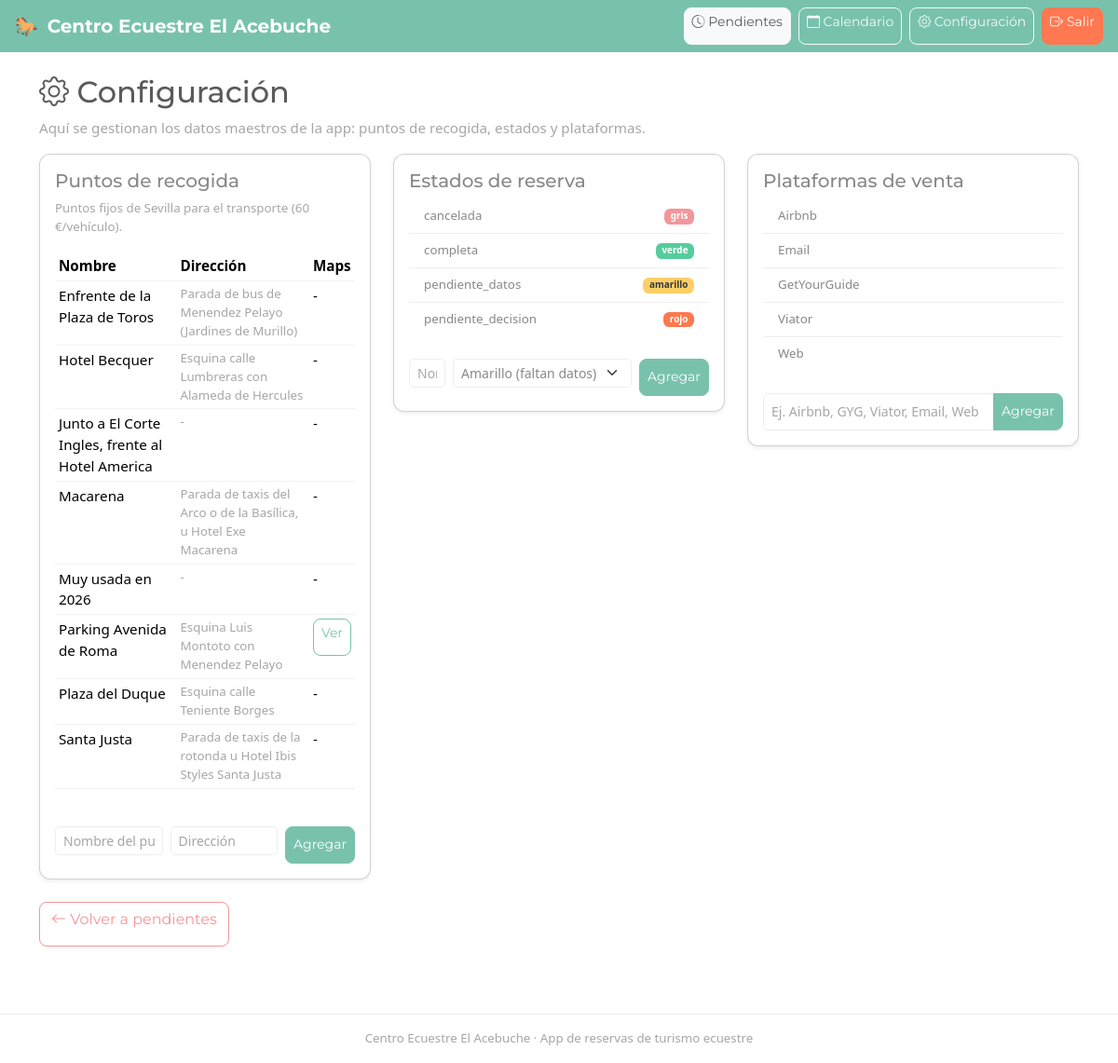
The app's page /configuracion/ (signed in) with its own data.
### reservas/models.py (models this page shows, shortened)
class PuntoRecogida(models.Model):
    nombre = models.CharField("nombre", max_length=100)
    direccion = models.CharField("dirección", max_length=200, blank=True)
    latitud = models.DecimalField("latitud", max_digits=9, decimal_places=6, null=True, blank=True)
    longitud = models.DecimalField("longitud", max_digits=9, decimal_places=6, null=True, blank=True)
    enlace_maps = models.URLField("enlace Google Maps", blank=True)
    activo = models.BooleanField("activo", default=True)
    class Meta:
        verbose_name = "punto de recogida"
        verbose_name_plural = "puntos de recogida"
        ordering = ["nombre"]

class EstadoReserva(models.Model):
    nombre = models.CharField("estado", max_length=30, unique=True)  # pendiente_datos, pendiente_decision, completa, cancelada
    color = models.CharField("color del evento", max_length=20, default="amarillo")  # amarillo, rojo, verde, gris
    class Meta:
        verbose_name = "estado de reserva"
        verbose_name_plural = "estados de reserva"
        ordering = ["nombre"]

class Plataforma(models.Model):
    nombre = models.CharField("plataforma", max_length=30, unique=True)  # Airbnb, GYG, Viator, Email, Web
    class Meta:
        verbose_name = "plataforma"
        verbose_name_plural = "plataformas"
        ordering = ["nombre"]

### reservas/views.py (the view)
    def _wrapped(request, *args, **kwargs):
        if not request.user.is_authenticated:
            return redirect("login")
        perfil = getattr(request.user, "perfil", None)
        if not perfil or not perfil.es_administra:
            return HttpResponseForbidden("No tienes permiso para esta acción.")
        return view_func(request, *args, **kwargs)

### core/models.py (called while the page is built)
    @property
    def es_administra(self):
        return self.rol == self.ROL_ADMIN or self.user.is_superuser

### reservas/views.py (called while the page is built, shortened)
def administra_required(view_func):
    def _wrapped(request, *args, **kwargs):
        if not request.user.is_authenticated:
            return redirect("login")
        perfil = getattr(request.user, "perfil", None)
        if not perfil or not perfil.es_administra:
            return HttpResponseForbidden("No tienes permiso para esta acción.")
        return view_func(request, *args, **kwargs)
    return _wrapped

@login_required
@administra_required
def configuracion(request):
    puntos = PuntoRecogida.objects.all().order_by("nombre")
    estados = EstadoReserva.objects.all().order_by("nombre")
    plataformas = Plataforma.objects.all().order_by("nombre")
    return render(request, "configuracion.html", {
        "puntos": puntos,
        "estados": estados,
        "plataformas": plataformas,
    })

### templates/configuracion.html (shortened to what this page needs)
{% extends "base.html" %}
{% block content %}
<h2><i class="bi bi-gear"></i> Configuración</h2>
<p class="text-muted">Aquí se gestionan los datos maestros de la app: puntos de recogida, estados y plataformas.</p>
<div class="row">
  <div class="col-md-4">
    <div class="card shadow-sm mb-4">
      <div class="card-body">
        <h5 class="card-title">Puntos de recogida</h5>
        <p class="text-muted small">Puntos fijos de Sevilla para el transporte (60 €/vehículo).</p>
        {% if puntos %}
        <div class="table-responsive">
          <table class="table table-sm table-hover">
            <thead>
              <tr><th>Nombre</th><th>Dirección</th><th>Maps</th></tr>
            </thead>
            <tbody>
              {% for p in puntos %}
              <tr>
                <td>{{ p.nombre }}</td>
                <td class="text-muted small">{{ p.direccion|default:"-" }}</td>
                <td>
                  {% if p.enlace_maps %}
                    <a href="{{ p.enlace_maps }}" target="_blank" class="btn btn-sm btn-outline-primary">Ver</a>
                  {% else %}-{% endif %}
                </td>
              </tr>
              {% endfor %}
            </tbody>
          </table>
        </div>
        {% else %}
        <div class="text-center py-3 text-muted">No hay puntos configurados.</div>
        {% endif %}
        <form method="post" action="{% url 'configuracion' %}" class="mt-4">
          <div class="row g-2">
            <div class="col">
              <input
                type="text" name="nombre"
                class="form-control form-control-sm"
                placeholder="Nombre del punto (ej. Parking Avenida de Roma)"
                required
              >
            </div>
            <div class="col">
              <input
                type="text" name="direccion"
                class="form-control form-control-sm"
                placeholder="Dirección"
              >
            </div>
            <div class="col-auto d-flex align-items-end">
              <button type="submit" class="btn btn-primary btn-sm">Agregar</button>
            </div>
          </div>
        </form>
      </div>
    </div>
  </div>
  <div class="col-md-4">
    <div class="card shadow-sm mb-4">
      <div class="card-body">
        <h5 class="card-title">Estados de reserva</h5>
        <ul class="list-group list-group-flush small">
          {% for e in estados %}
          <li class="list-group-item d-flex justify-content-between align-items-center">
            {{ e.nombre }}
            <span class="badge bg-{% if e.color == 'amarillo' %}warning text-dark{% elif e.color == 'rojo' %}danger{% elif e.color == 'verde' %}success{% else %}secondary{% endif %}">
              {{ e.color }}
            </span>
          </li>
          {% empty %}
          <li class="list-group-item text-muted">Sin estados configurados.</li>
          {% endfor %}
        </ul>
        <form method="post" action="{% url 'configuracion' %}" class="mt-4">
          <div class="row g-2">
            <div class="col">
              <input type="text" name="nombre_estado" class="form-control form-control-sm" placeholder="Nombre del estado" required>
            </div>
            <div class="col-auto">
              <select name="color_estado" class="form-select form-select-sm">
                <option value="amarillo">Amarillo (faltan datos)</option>
              </select>
            </div>
            <div class="col-auto d-flex align-items-end">
              <button type="submit" class="btn btn-primary btn-sm">Agregar</button>
            </div>
          </div>
        </form>
      </div>
    </div>
  </div>
  <div class="col-md-4">
    <div class="card shadow-sm">
      <div class="card-body">
        <h5 class="card-title">Plataformas de venta</h5>
        <ul class="list-group list-group-flush small">
          {% for p in plataformas %}
          <li class="list-group-item">{{ p.nombre }}</li>
          {% empty %}
          <li class="list-group-item text-muted">Sin plataformas configuradas.</li>
          {% endfor %}
        </ul>
        <form method="post" action="{% url 'configuracion' %}" class="mt-4">
          <div class="input-group">
            <input type="text" name="nombre_plataforma" class="form-control form-control-sm" placeholder="Ej. Airbnb, GYG, Viator, Email, Web" required>
            <button class="btn btn-primary btn-sm" type="submit">Agregar</button>
          </div>
        </form>
      </div>
    </div>
  </div>
</div>
<a href="{% url 'pendientes' %}" class="btn btn-outline-secondary">
  <i class="bi bi-arrow-left"></i> Volver a pendientes
</a>
{% endblock %}

### templates/base.html (shortened to what this page needs)
{% load static %}
<!DOCTYPE html>
<html lang="es">
<head>
  <link
    rel="stylesheet"
    href="https://cdn.jsdelivr.net/npm/bootswatch@5.3.3/dist/minty/bootstrap.min.css"
  >
  <link
    rel="stylesheet"
    href="https://cdn.jsdelivr.net/npm/bootstrap-icons@1.11.3/font/bootstrap-icons.min.css"
  >
  <link
    rel="stylesheet"
    href="https://cdn.jsdelivr.net/npm/sweetalert2@11.14.5/dist/sweetalert2.min.css"
  >
  <link rel="stylesheet" href="{% static 'css/app.css' %}">
</head>
<body>
  <nav class="navbar navbar-dark bg-primary px-3">
    <span class="navbar-brand mb-0 h1">
      <span class="me-1" aria-hidden="true">🐎</span> Centro Ecuestre El Acebuche
    </span>
    <div class="d-flex align-items-center">
      {% if user.is_authenticated %}
        <a href="{% url 'pendientes' %}" class="btn btn-light btn-sm me-2">
          <i class="bi bi-clock-history"></i> Pendientes
        </a>
        <a href="{% url 'calendario' %}" class="btn btn-outline-light btn-sm me-2">
          <i class="bi bi-calendar"></i> Calendario
        </a>
        {% if user.perfil.es_administra %}
          <a href="{% url 'configuracion' %}" class="btn btn-outline-light btn-sm me-2">
            <i class="bi bi-gear"></i> Configuración
          </a>
        {% endif %}
        <a href="{% url 'logout' %}" class="btn btn-danger btn-sm">
          <i class="bi bi-box-arrow-right"></i> Salir
        </a>
      {% else %}
        <a href="{% url 'login' %}" class="btn btn-light btn-sm">
          <i class="bi bi-box-arrow-in-right"></i> Entrar
        </a>
      {% endif %}
    </div>
  </nav>
  <div class="container py-4">
    {% block content %}{% endblock %}
  </div>
  <footer class="border-top mt-5 py-3 text-center small text-muted">
    Centro Ecuestre El Acebuche &middot; App de reservas de turismo ecuestre
  </footer>
</body>
</html>

### static/css/app.css (style rules this page uses)
body { font-size: 0.95rem; }
.navbar-brand { font-weight: 700; }
.card { border-radius: 12px; }
.btn { border-radius: 8px; }
.btn { min-height: 48px; min-width: 48px; }
.btn-sm { min-height: 40px; min-width: 40px; }

### records on screen
PuntoRecogida: nombre "Enfrente de la Plaza de Toros", direccion "Parada de bus de Menendez Pelayo (Jardines de Murillo)"
PuntoRecogida: nombre "Hotel Becquer", direccion "Esquina calle Lumbreras con Alameda de Hercules"
PuntoRecogida: nombre "Junto a El Corte Ingles, frente al Hotel America", direccion "-"
PuntoRecogida: nombre "Macarena", direccion "Parada de taxis del Arco o de la Basílica, u Hotel Exe Macarena"
PuntoRecogida: nombre "Muy usada en 2026", direccion "-"
PuntoRecogida: nombre "Parking Avenida de Roma", direccion "Esquina Luis Montoto con Menendez Pelayo"
PuntoRecogida: nombre "Plaza del Duque", direccion "Esquina calle Teniente Borges"
PuntoRecogida: nombre "Santa Justa", direccion "Parada de taxis de la rotonda u Hotel Ibis Styles Santa Justa"
EstadoReserva: nombre "cancelada", color "gris"
EstadoReserva: nombre "completa", color "verde"
EstadoReserva: nombre "pendiente_datos", color "amarillo"
EstadoReserva: nombre "pendiente_decision", color "rojo"
Plataforma: nombre "Airbnb"
Plataforma: nombre "Email"
Plataforma: nombre "GetYourGuide"
Plataforma: nombre "Viator"
Plataforma: nombre "Web"
